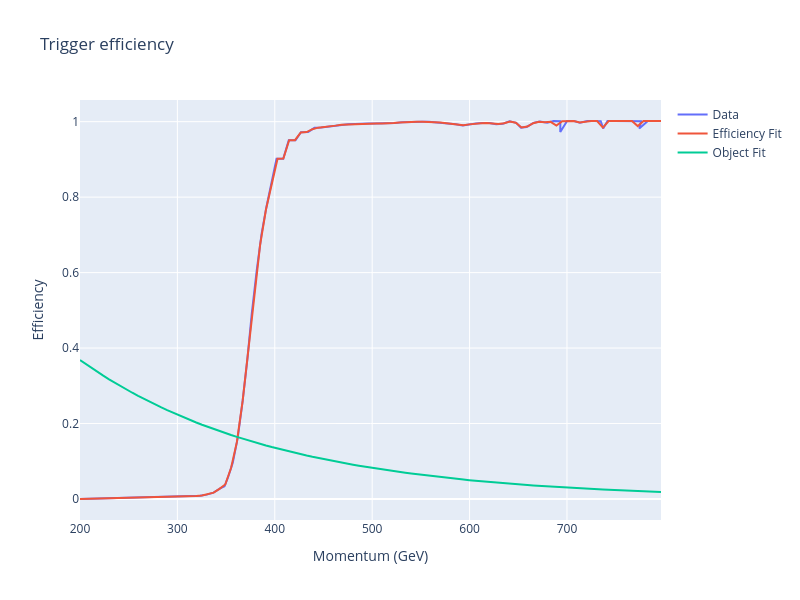

Here is the notebook cell this chart was saved with:
### Code cell
plot_trigger(b2g, b2g_eff, b2g_soln)
